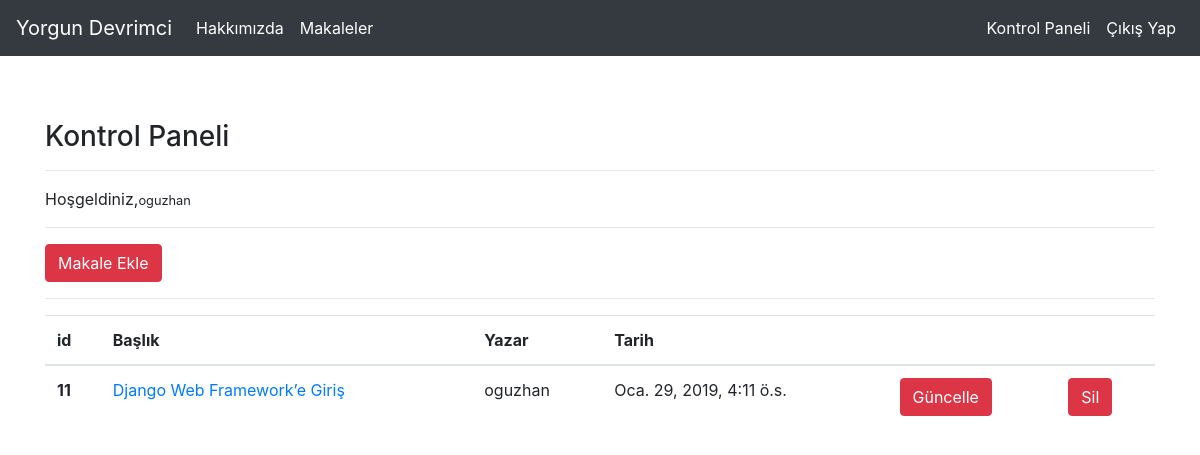
Screenshot of /articles/dashboard/ (signed in) with the database file from the repository.
### article/models.py (models this page shows, shortened)
class Article(models.Model):
    author=models.ForeignKey("auth.User",on_delete=models.CASCADE,verbose_name="Yazar")
    title=models.CharField(max_length=50,verbose_name="Başlık")
    content = RichTextField(verbose_name="Makale")
    created_date = models.DateTimeField(auto_now_add=True,verbose_name="Oluşturulma Tarihi")
    article_image = models.FileField(blank=True,null=True,verbose_name="Fotoğraf Ekle")
    class Meta:
        ordering = ['-created_date']

### article/views.py (the view)
# urls.py: path('dashboard/',views.dashboard,name="dashboard"),
@login_required(login_url="user:login")
def dashboard(request):
    articles = Article.objects.filter(author = request.user)
    content={
       "articles":articles
    }
    return render(request,"dashboard.html",content)

### templates/dashboard.html
{% extends "layout.html" %}
{% block body %}
<h3>Kontrol Paneli</h3>
<hr>
<p>
    Hoşgeldiniz,<small>{{request.user.username}}</small>
 </p>
 <hr>
 <a class="btn btn-danger"  href="{% url 'article:addarticle'  %}">Makale Ekle</a>
 <hr>
 {% if articles %}
 <table class="table">
  <thead>
    <tr>
      <th scope="col">id</th>
      <th scope="col">Başlık</th>
      <th scope="col">Yazar</th>
      <th scope="col">Tarih</th>
      <th scope="col"></th>
      <th scope="col"></th>
    </tr>
  </thead>
  <tbody>
 {% for article in articles  %}
    <tr>
      <th scope="row">{{article.id}}</th>
      <td><a href="{% url 'article:detail' article.id %}">{{article.title}}</a></td>
      <td>{{article.author.username}}</td>
      <td>{{article.created_date}}</td>
      <td>    <a class="btn btn-danger" href="{% url 'article:update' article.id %}">Güncelle    </a>   </td>
      <td> <a class="btn btn-danger" href="{% url 'article:delete' article.id %}">Sil    </a> </td>
    </tr>
  </tbody>
 {% endfor %}
 </table>
 {% else %}
 <div class="alert alert-danger">Henüz Makaleniz Bulunmuyor </div>
 {% endif %}
{% endblock body %}

### rows the page displays
Article: id "11", title "Django Web Framework’e Giriş", author.username "oguzhan", created_date "Oca. 29, 2019, 4:11 ö.s."

### other values shown
{{ request.user.username }} "oguzhan"
